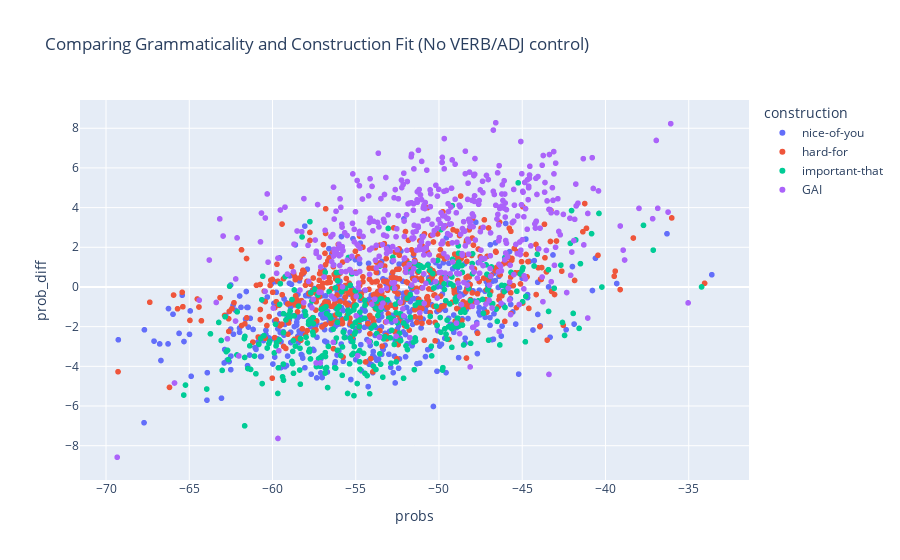

The notebook cell saved with this chart:
### Code cell
# plot base grammaticality judgement vs. comparison with sentence mean
fig = px.scatter(noisy_df, 
                 x = noisy_df["probs"], y = noisy_df["prob_diff"],
                 color = noisy_df["construction"], labels = {'x': 'GPT evaluation', 'y': 'construction deviation'},
                 title = "Comparing Grammaticality and Construction Fit (No VERB/ADJ control)", 
                 hover_data = [noisy_df["sentence"]])

fig.show()

### Figure 1 — Plotly figure (JSON) as saved in the notebook; plotly's stock layout.template omitted (floating-point values rounded to 4 significant figures; data arrays with more than 128 entries replaced by an {"elided": "..."} marker saying what was removed)
{"data": [{"customdata": {"elided": "500x1 str values"}, "hovertemplate": "construction=nice-of-you<br>probs=%{x}<br>prob_diff=%{y}<br>sentence=%{customdata[0]}<extra></extra>", "legendgroup": "nice-of-you", "marker": {"color": "#636efa", "symbol": "circle"}, "mode": "markers", "name": "nice-of-you", "showlegend": true, "type": "scattergl", "x": {"elided": "500 float values"}, "xaxis": "x", "y": {"elided": "500 float values"}, "yaxis": "y"}, {"customdata": {"elided": "500x1 str values"}, "hovertemplate": "construction=hard-for<br>probs=%{x}<br>prob_diff=%{y}<br>sentence=%{customdata[0]}<extra></extra>", "legendgroup": "hard-for", "marker": {"color": "#EF553B", "symbol": "circle"}, "mode": "markers", "name": "hard-for", "showlegend": true, "type": "scattergl", "x": {"elided": "500 float values"}, "xaxis": "x", "y": {"elided": "500 float values"}, "yaxis": "y"}, {"customdata": {"elided": "358x1 str values"}, "hovertemplate": "construction=important-that<br>probs=%{x}<br>prob_diff=%{y}<br>sentence=%{customdata[0]}<extra></extra>", "legendgroup": "important-that", "marker": {"color": "#00cc96", "symbol": "circle"}, "mode": "markers", "name": "important-that", "showlegend": true, "type": "scattergl", "x": {"elided": "358 float values"}, "xaxis": "x", "y": {"elided": "358 float values"}, "yaxis": "y"}, {"customdata": {"elided": "500x1 str values"}, "hovertemplate": "construction=GAI<br>probs=%{x}<br>prob_diff=%{y}<br>sentence=%{customdata[0]}<extra></extra>", "legendgroup": "GAI", "marker": {"color": "#ab63fa", "symbol": "circle"}, "mode": "markers", "name": "GAI", "showlegend": true, "type": "scattergl", "x": {"elided": "500 float values"}, "xaxis": "x", "y": {"elided": "500 float values"}, "yaxis": "y"}], "layout": {"legend": {"title": {"text": "construction"}, "tracegroupgap": 0}, "title": {"text": "Comparing Grammaticality and Construction Fit (No VERB/ADJ control)"}, "xaxis": {"anchor": "y", "domain": [0, 1], "title": {"text": "probs"}}, "yaxis": {"anchor": "x", "domain": [0, 1], "title": {"text": "prob_diff"}}}}
